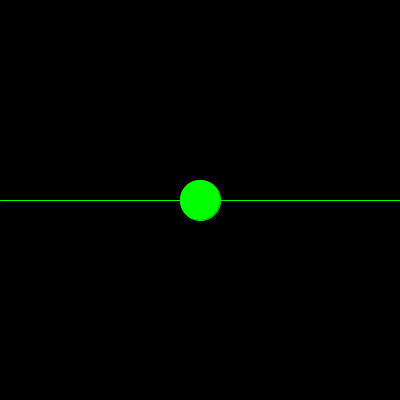
Frame 1 (no input)
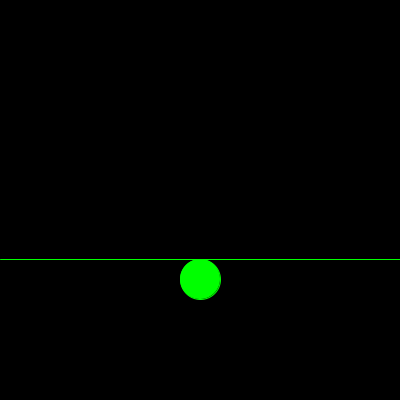
Frame 60 (the mouse pressed at the canvas centre just before this capture)
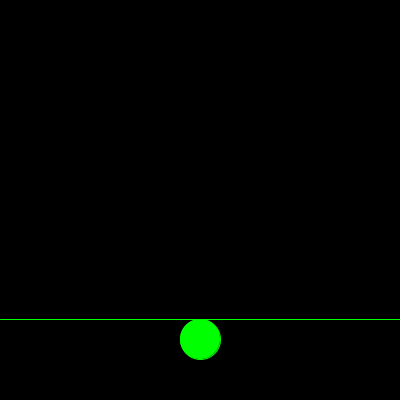
Frame 120 (the mouse held since frame 60 and released just before this capture)

The Processing sketch that drew these frames (run headless with seeded random() and noise(); from frame 60 on, the mouse is pressed at the canvas centre):

// Processing sketch: Ejercicio_19
// ── Ejercicio_19.pde
PVector puntoInicialLinea;
PVector puntoFinalLinea;
PVector velocidadLinea;

PVector centroCirculo;
float diametroCirculo = 40;
PVector velocidadCirculo;

void setup() {
  size(400, 400);
  puntoInicialLinea = new PVector(0, height / 2);
  puntoFinalLinea = new PVector(width, height / 2);
  velocidadLinea = new PVector(0, 1);
  
  centroCirculo = new PVector(width / 2, height / 2);
  velocidadCirculo = new PVector(0, 1);
}

void draw() {
  background(0);
  dibujarLinea();
  desplazarLinea();
  dibujarCirculo();
  desplazarCirculo();
}

void dibujarLinea() {
  stroke(0, 255, 0);
  line(puntoInicialLinea.x, puntoInicialLinea.y, puntoFinalLinea.x, puntoFinalLinea.y);
}

void desplazarLinea() {
  puntoInicialLinea.add(velocidadLinea);
  puntoFinalLinea.add(velocidadLinea);
  
  if (puntoInicialLinea.y >= height || puntoInicialLinea.y <= 0) {
    velocidadLinea.y *= -1;
  }
}

void dibujarCirculo() {
  fill(0, 255, 0);
  ellipse(centroCirculo.x, centroCirculo.y, diametroCirculo, diametroCirculo);
}

void desplazarCirculo() {
  centroCirculo.y = (puntoInicialLinea.y + puntoFinalLinea.y) / 2 + (velocidadLinea.y > 0 ? 1 : -1) * diametroCirculo / 2;
}
